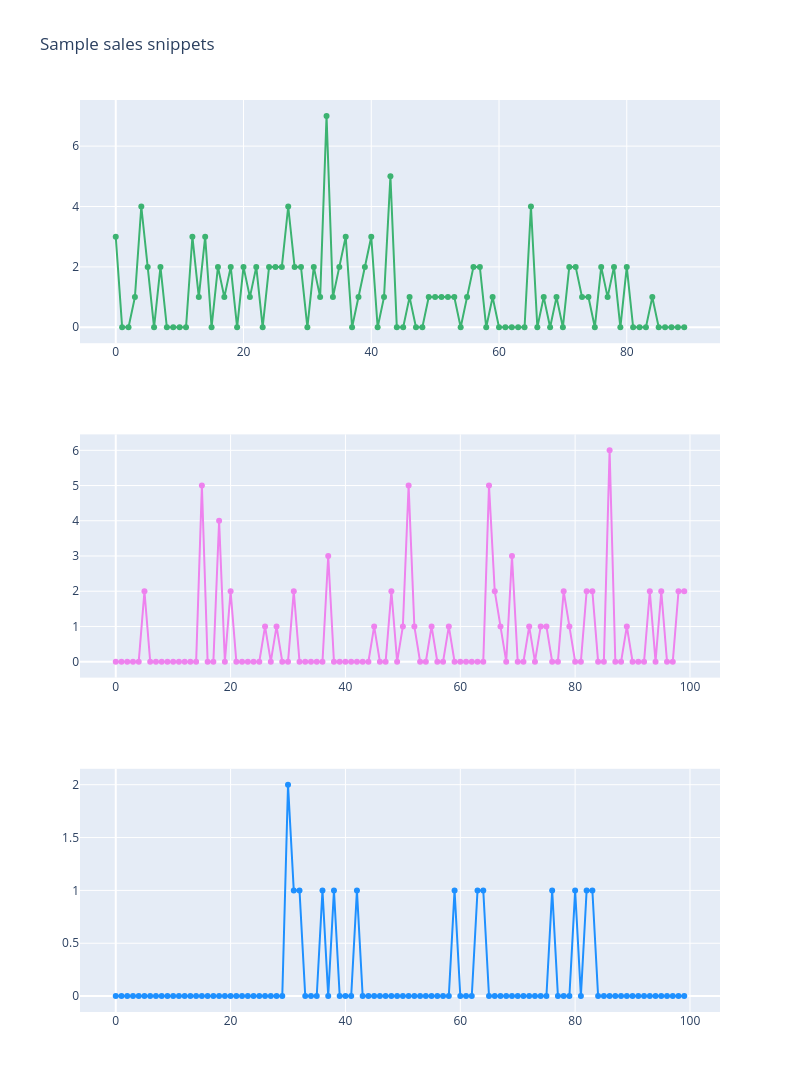

Here is the notebook cell this chart was saved with:
### Code cell
ids = sorted(list(set(sales_train_val['id'])))
d_cols = [c for c in sales_train_val.columns if 'd_' in c]
x_1 = sales_train_val.loc[sales_train_val['id'] == ids[0]].set_index('id')[d_cols].values[0][:90]
x_2 = sales_train_val.loc[sales_train_val['id'] == ids[4]].set_index('id')[d_cols].values[0][1300:1400]
x_3 = sales_train_val.loc[sales_train_val['id'] == ids[65]].set_index('id')[d_cols].values[0][350:450]
fig = make_subplots(rows=3, cols=1)

fig.add_trace(go.Scatter(x=np.arange(len(x_1)), y=x_1, showlegend=False,
                    mode='lines+markers', name="First sample",
                         marker=dict(color="mediumseagreen")),
             row=1, col=1)

fig.add_trace(go.Scatter(x=np.arange(len(x_2)), y=x_2, showlegend=False,
                    mode='lines+markers', name="Second sample",
                         marker=dict(color="violet")),
             row=2, col=1)

fig.add_trace(go.Scatter(x=np.arange(len(x_3)), y=x_3, showlegend=False,
                    mode='lines+markers', name="Third sample",
                         marker=dict(color="dodgerblue")),
             row=3, col=1)

fig.update_layout(height=1200, width=800, title_text="Sample sales snippets")
fig.show()

### Figure 1 — Plotly figure (JSON) as saved in the notebook; plotly's stock layout.template omitted (floating-point values rounded to 4 significant figures)
{"data": [{"marker": {"color": "mediumseagreen"}, "mode": "lines+markers", "name": "First sample", "showlegend": false, "type": "scatter", "x": [0, 1, 2, 3, 4, 5, 6, 7, 8, 9, 10, 11, 12, 13, 14, 15, 16, 17, 18, 19, 20, 21, 22, 23, 24, 25, 26, 27, 28, 29, 30, 31, 32, 33, 34, 35, 36, 37, 38, 39, 40, 41, 42, 43, 44, 45, 46, 47, 48, 49, 50, 51, 52, 53, 54, 55, 56, 57, 58, 59, 60, 61, 62, 63, 64, 65, 66, 67, 68, 69, 70, 71, 72, 73, 74, 75, 76, 77, 78, 79, 80, 81, 82, 83, 84, 85, 86, 87, 88, 89], "xaxis": "x", "y": [3, 0, 0, 1, 4, 2, 0, 2, 0, 0, 0, 0, 3, 1, 3, 0, 2, 1, 2, 0, 2, 1, 2, 0, 2, 2, 2, 4, 2, 2, 0, 2, 1, 7, 1, 2, 3, 0, 1, 2, 3, 0, 1, 5, 0, 0, 1, 0, 0, 1, 1, 1, 1, 1, 0, 1, 2, 2, 0, 1, 0, 0, 0, 0, 0, 4, 0, 1, 0, 1, 0, 2, 2, 1, 1, 0, 2, 1, 2, 0, 2, 0, 0, 0, 1, 0, 0, 0, 0, 0], "yaxis": "y"}, {"marker": {"color": "violet"}, "mode": "lines+markers", "name": "Second sample", "showlegend": false, "type": "scatter", "x": [0, 1, 2, 3, 4, 5, 6, 7, 8, 9, 10, 11, 12, 13, 14, 15, 16, 17, 18, 19, 20, 21, 22, 23, 24, 25, 26, 27, 28, 29, 30, 31, 32, 33, 34, 35, 36, 37, 38, 39, 40, 41, 42, 43, 44, 45, 46, 47, 48, 49, 50, 51, 52, 53, 54, 55, 56, 57, 58, 59, 60, 61, 62, 63, 64, 65, 66, 67, 68, 69, 70, 71, 72, 73, 74, 75, 76, 77, 78, 79, 80, 81, 82, 83, 84, 85, 86, 87, 88, 89, 90, 91, 92, 93, 94, 95, 96, 97, 98, 99], "xaxis": "x2", "y": [0, 0, 0, 0, 0, 2, 0, 0, 0, 0, 0, 0, 0, 0, 0, 5, 0, 0, 4, 0, 2, 0, 0, 0, 0, 0, 1, 0, 1, 0, 0, 2, 0, 0, 0, 0, 0, 3, 0, 0, 0, 0, 0, 0, 0, 1, 0, 0, 2, 0, 1, 5, 1, 0, 0, 1, 0, 0, 1, 0, 0, 0, 0, 0, 0, 5, 2, 1, 0, 3, 0, 0, 1, 0, 1, 1, 0, 0, 2, 1, 0, 0, 2, 2, 0, 0, 6, 0, 0, 1, 0, 0, 0, 2, 0, 2, 0, 0, 2, 2], "yaxis": "y2"}, {"marker": {"color": "dodgerblue"}, "mode": "lines+markers", "name": "Third sample", "showlegend": false, "type": "scatter", "x": [0, 1, 2, 3, 4, 5, 6, 7, 8, 9, 10, 11, 12, 13, 14, 15, 16, 17, 18, 19, 20, 21, 22, 23, 24, 25, 26, 27, 28, 29, 30, 31, 32, 33, 34, 35, 36, 37, 38, 39, 40, 41, 42, 43, 44, 45, 46, 47, 48, 49, 50, 51, 52, 53, 54, 55, 56, 57, 58, 59, 60, 61, 62, 63, 64, 65, 66, 67, 68, 69, 70, 71, 72, 73, 74, 75, 76, 77, 78, 79, 80, 81, 82, 83, 84, 85, 86, 87, 88, 89, 90, 91, 92, 93, 94, 95, 96, 97, 98, 99], "xaxis": "x3", "y": [0, 0, 0, 0, 0, 0, 0, 0, 0, 0, 0, 0, 0, 0, 0, 0, 0, 0, 0, 0, 0, 0, 0, 0, 0, 0, 0, 0, 0, 0, 2, 1, 1, 0, 0, 0, 1, 0, 1, 0, 0, 0, 1, 0, 0, 0, 0, 0, 0, 0, 0, 0, 0, 0, 0, 0, 0, 0, 0, 1, 0, 0, 0, 1, 1, 0, 0, 0, 0, 0, 0, 0, 0, 0, 0, 0, 1, 0, 0, 0, 1, 0, 1, 1, 0, 0, 0, 0, 0, 0, 0, 0, 0, 0, 0, 0, 0, 0, 0, 0], "yaxis": "y3"}], "layout": {"height": 1200, "title": {"text": "Sample sales snippets"}, "width": 800, "xaxis": {"anchor": "y", "domain": [0, 1]}, "xaxis2": {"anchor": "y2", "domain": [0, 1]}, "xaxis3": {"anchor": "y3", "domain": [0, 1]}, "yaxis": {"anchor": "x", "domain": [0.7333, 1]}, "yaxis2": {"anchor": "x2", "domain": [0.3667, 0.6333]}, "yaxis3": {"anchor": "x3", "domain": [0, 0.2667]}}}
